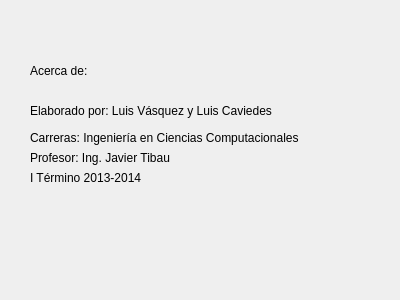
<?xml version="1.0" encoding="UTF-8"?>
<ui version="4.0">
 <class>acercade</class>
 <widget class="QDialog" name="acercade">
  <property name="enabled">
   <bool>true</bool>
  </property>
  <property name="geometry">
   <rect>
    <x>0</x>
    <y>0</y>
    <width>400</width>
    <height>300</height>
   </rect>
  </property>
  <property name="cursor">
   <cursorShape>PointingHandCursor</cursorShape>
  </property>
  <property name="windowTitle">
   <string>Dialog</string>
  </property>
  <widget class="QLabel" name="label">
   <property name="geometry">
    <rect>
     <x>30</x>
     <y>60</y>
     <width>61</width>
     <height>21</height>
    </rect>
   </property>
   <property name="text">
    <string>Acerca de: </string>
   </property>
  </widget>
  <widget class="QLabel" name="label_2">
   <property name="geometry">
    <rect>
     <x>30</x>
     <y>90</y>
     <width>341</width>
     <height>41</height>
    </rect>
   </property>
   <property name="text">
    <string>Elaborado por: Luis Vásquez y Luis Caviedes</string>
   </property>
  </widget>
  <widget class="QLabel" name="label_3">
   <property name="geometry">
    <rect>
     <x>30</x>
     <y>130</y>
     <width>331</width>
     <height>16</height>
    </rect>
   </property>
   <property name="text">
    <string>Carreras: Ingeniería en Ciencias Computacionales</string>
   </property>
  </widget>
  <widget class="QLabel" name="label_4">
   <property name="geometry">
    <rect>
     <x>30</x>
     <y>150</y>
     <width>331</width>
     <height>16</height>
    </rect>
   </property>
   <property name="text">
    <string>Profesor: Ing. Javier Tibau</string>
   </property>
  </widget>
  <widget class="QLabel" name="label_5">
   <property name="geometry">
    <rect>
     <x>30</x>
     <y>170</y>
     <width>271</width>
     <height>16</height>
    </rect>
   </property>
   <property name="text">
    <string>I Término 2013-2014</string>
   </property>
  </widget>
 </widget>
 <resources/>
 <connections/>
</ui>
